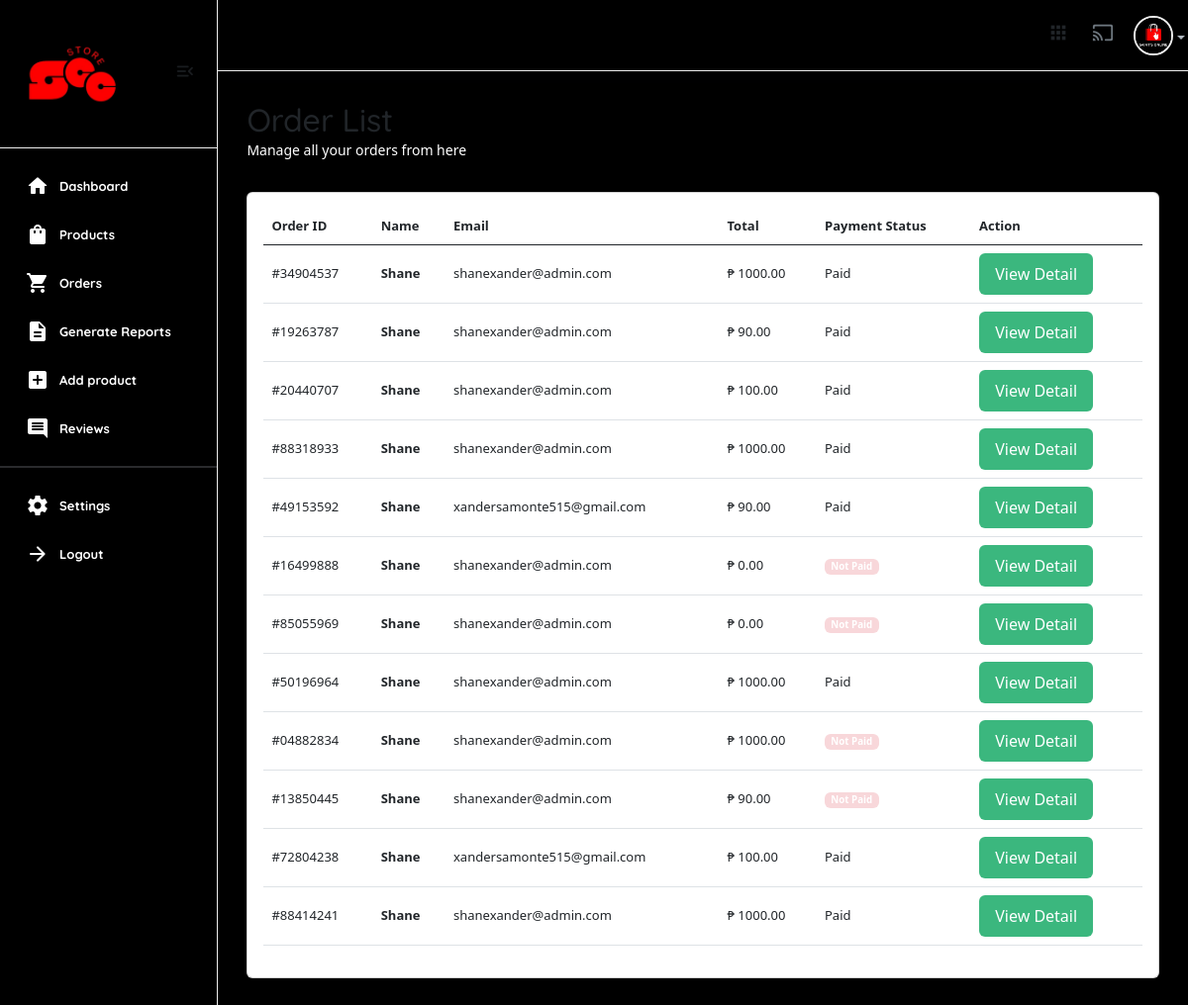
Page /useradmin/orders/ (signed in) on the committed database.
### userauths/models.py (models this page shows, shortened)
class User(AbstractUser):
    email = models.EmailField(unique=True)
    username = models.CharField(max_length=100)
    bio = models.CharField(max_length=100)
    password = models.CharField(max_length=255)
    avatar = models.ImageField(upload_to='image/')
    USERNAME_FIELD = "email"
    REQUIRED_FIELDS = ['username']

class Profile(models.Model):
    user = models.OneToOneField(User, on_delete=models.CASCADE)
    image = models.ImageField(upload_to="image")
    full_name = models.CharField(max_length=200, null=True, blank=True)
    bio = models.CharField(max_length=200, null=True, blank=True)
    phone = models.CharField(max_length=200) # +234 (456) - 789
    address = models.CharField(max_length=200, null=True, blank=True)
    country = models.CharField(max_length=200, null=True, blank=True)
    relative_students = models.ManyToManyField(User, blank=True, related_name='parents', symmetrical=False)
    verified = models.BooleanField(default=False)

### core/models.py (models this page shows)
class CartOrder(models.Model):
    user = models.ForeignKey(User, on_delete=models.CASCADE,)
    full_name = models.CharField(max_length=100, null=True, blank=True)
    email = models.CharField(max_length=100, null=True, blank=True)
    phone = models.CharField(max_length=100, null=True, blank=True)
    address = models.CharField(max_length=100, null=True, blank=True)
    city = models.CharField(max_length=100, null=True, blank=True)
    state = models.CharField(max_length=100, null=True, blank=True)
    country = models.CharField(max_length=100, null=True, blank=True)
    price = models.DecimalField(max_digits=12, decimal_places=2, default="1.99")
    vat = models. DecimalField(max_digits=12, decimal_places=2, default="0.00")
    saved = models.DecimalField(max_digits=12, decimal_places=2, default="0.00")
    coupons = models.ManyToManyField("core.Coupon", blank=True)
    paid_status = models.BooleanField(default=False)
    order_date = models.DateTimeField(auto_now_add=False, null=True, default=timezone.now)
    product_status = models.CharField(choices=STATUS_CHOICES, max_length=30, default="processing")
    sku = ShortUUIDField(null=True, blank=True, length=5, prefix="SKU", max_length=20, alphabet="abcd1234")
    oid = ShortUUIDField(null=True, blank=True, length=8, max_length=20, alphabet="1234567890")
    date = models.DateTimeField(default=timezone.now, null=True, blank=True)
    stripe_payment_intent = models.CharField(max_length=1000, null=True, blank=True)
    class Meta:
        verbose_name_plural = "Cart Order"

### useradmin/views.py (the view)
# urls.py: path("orders/", views.orders, name="orders"),
@user_passes_test(is_admin)
def orders(request):
    orders = CartOrder.objects.all()
    context = {
        'orders':orders,
    }
    return render(request, "useradmin/orders.html", context)

### core/context_processor.py (called while the page is built)
def default(request):
    categories = Category.objects.all()
    vendors = Vendor.objects.all()
    min_max_price = Product.objects.aggregate(Min("price"), Max("price"))
    try:
        address = Address.objects.get(user=request.user)
    except:
        address = None
    return {
        'categories': categories,
        'address':address,
        'vendors': vendors,
        'min_max_price':min_max_price
    }

### useradmin/views.py (called while the page is built)
def is_admin(user):
    return user.groups.filter(name='Staff').exists()

### templates/useradmin/orders.html (shortened to what this page needs)
{% extends 'useradmin/base.html' %}
{% load static %}
{% load humanize %}
{% block content %}
<section class="content-main">
    <div class="content-header">
        <div>
            <h2 class="content-title cards-title">Order List</h2>
            <p>Manage all your orders from here</p>
        </div>
    </div>
    <div class="card mb-4">
        <div class="card-body">
            <div class="table-responsive">
                <table class="table table-hover">
                    <thead>
                            <tr>
                            <th>Order ID</th>
                            <th scope="col">Name</th>
                            <th scope="col">Email</th>
                            <th scope="col">Total</th>
                            <th scope="col">Payment Status</th>
                            <th scope="col">Action</th>
                        </tr>
                    </thead>
                    <tbody>
                        {% for c in orders %}
                            <tr>
                                <td>#{{c.oid}}</td>
                                <td><b>{{c.full_name|title}}</b></td>
                                <td>{{c.email}}</td>
                                <td>₱ {{c.price}}</td>
                                {% if c.paid_status == True %}
                                    <td>Paid</td>
                                {% else %}
                                    <td><span class="badge alert-danger">Not Paid</span></td>
                                {% endif %}
                                <td>
                                    <a href="{% url 'useradmin:order_detail' c.id %}" class="btn btn-md rounded font-sm">View Detail</a>
                                </td>
                            </tr>
                        {% endfor %}
                    </tbody>
                </table>
            </div>
        </div>
    </div>
</section>
{% endblock content %}

### templates/useradmin/base.html (shortened to what this page needs)
{% load static %}
<!DOCTYPE html>
<html lang="en">
    <head>
        <link href="{% static 'assets2/css/main.css' %}" rel="stylesheet" type="text/css" />
        <link rel="stylesheet" href="https://cdnjs.cloudflare.com/ajax/libs/font-awesome/6.0.0/css/all.min.css" />
        <link href="https://cdn.jsdelivr.net/npm/select2@4.0.13/dist/css/select2.min.css" rel="stylesheet" />
        <link href="https://cdn.datatables.net/v/bs5/moment-2.29.4/jszip-3.10.1/dt-2.2.2/af-2.7.0/b-3.2.2/b-html5-3.2.2/b-print-3.2.2/cr-2.0.4/date-1.5.5/fc-5.0.4/fh-4.0.1/kt-2.12.1/r-3.0.4/rg-1.5.1/rr-1.5.0/sc-2.4.3/sb-1.8.2/sp-2.3.3/sl-3.0.0/datatables.min.css" rel="stylesheet">
        <link href="https://cdn.jsdelivr.net/npm/bootstrap@5.0.2/dist/css/bootstrap.min.css" rel="stylesheet">
        <link rel="stylesheet" href="{% static 'css/dataTables.bootstrap4.min.css' %}">
        <link rel="stylesheet" href="https://cdn.datatables.net/buttons/2.4.2/css/buttons.bootstrap4.min.css">
        <link href="https://cdn.jsdelivr.net/npm/bootstrap@5.3.0/dist/css/bootstrap.min.css" rel="stylesheet">
        <link href="https://cdn.jsdelivr.net/npm/bootstrap-icons@1.10.5/font/bootstrap-icons.css" rel="stylesheet">
    </head>
    <body>
        <aside class="navbar-aside" id="offcanvas_aside">
            <div class="aside-top">
                <a href="{% url 'useradmin:dashboard' %}" class="brand-wrap">
                    <img src="{% static 'assets/imgs/theme/owshit.png' %}" class="logo" alt="E-commerce Dashboard" />
                </a>
                <div>
                    <button class="btn btn-icon btn-aside-minimize"><i class="text-muted material-icons md-menu_open"> </i></button>
                </div>
            </div>
            <nav>
                <ul class="menu-aside">
                    <li class="menu-item active">
                        <a class="menu-link" href="{% url 'useradmin:dashboard' %}">
                            <i class="icon material-icons md-home"></i>
                            <span class="text">Dashboard</span>
                        </a>
                    </li>
                    <li class="menu-item">
                        <a class="menu-link" href="{% url 'useradmin:dashboard-products' %}">
                            <i class="icon material-icons md-shopping_bag"></i>
                            <span class="text">Products</span>
                        </a>
                    </li>
                    <li class="menu-item">
                        <a class="menu-link" href="{% url 'useradmin:orders' %}">
                            <i class="icon material-icons md-shopping_cart"></i>
                            <span class="text">Orders</span>
                        </a>
                    </li>
                    <li class="menu-item ">
                        <a class="menu-link" href="{% url 'useradmin:generate-reports' %}">
                            <i class="icon material-icons md-description"></i>
                            <span class="text">Generate Reports</span>
                        </a>
                    </li>
                    <li class="menu-item ">
                        <a class="menu-link" href="{% url 'useradmin:dashboard-add-products' %}">
                            <i class="icon material-icons md-add_box"></i>
                            <span class="text">Add product</span>
                        </a>
                    </li>
                    <li class="menu-item">
                        <a class="menu-link" href="{% url 'useradmin:reviews'%}">
                            <i class="icon material-icons md-comment"></i>
                            <span class="text">Reviews</span>
                        </a>
                    </li>
                </ul>
                <hr />
                <ul class="menu-aside">
                    <li class="menu-item">
                        <a class="menu-link" href="{% url 'useradmin:settings' %}">
                            <i class="icon material-icons md-settings"></i>
                            <span class="text">Settings</span>
                        </a>
                    </li>
                    <li class="menu-item">
                        <a class="menu-link" href="{% url 'userauths:sign-out' %}">
                            <i class="icon material-icons md-arrow_forward"></i>
                            <span class="text">Logout</span>
                        </a>
                    </li>
                </ul>
                <br />
                <br />
            </nav>
        </aside>
        <main class="main-wrap">
             <header class="main-header navbar">
                <div class="col-nav">
                    <button class="btn btn-icon btn-mobile me-auto" data-trigger="#offcanvas_aside"><i class="material-icons md-apps"></i></button>
                    <ul class="nav">
                        <li class="nav-item">
                            <a href="#" class="requestfullscreen nav-link btn-icon"><i class="material-icons md-cast"></i></a>
                        </li>
                        <li class="dropdown nav-item">
                            <a class="dropdown-toggle" data-bs-toggle="dropdown" href="#" id="dropdownAccount" aria-expanded="false">
                                {% if request.user.profile.image %}
                                <img class="img-xs rounded-circle" src="{{request.user.profile.image.url}}" alt="User" />
                                {% else %}
                                <img class="img-xs rounded-circle" src="https://www.shutterstock.com/image-vector/vector-flat-illustration-grayscale-avatar-600nw-2281862025.jpg" alt="User" />
                                {% endif %}
                            </a>
                        </li>
                    </ul>
                </div>
            </header>
            {% block content %}
            {% endblock content %}
        </main>
    </body>
</html>

### rows in the picture
User: user.profile.image (picture)
CartOrder: oid "34904537", full_name "Shane", email "shanexander@admin.com", price "1000.00", paid_status "Paid"
CartOrder: oid "19263787", full_name "Shane", email "shanexander@admin.com", price "90.00", paid_status "Paid"
CartOrder: oid "20440707", full_name "Shane", email "shanexander@admin.com", price "100.00", paid_status "Paid"
CartOrder: oid "88318933", full_name "Shane", email "shanexander@admin.com", price "1000.00", paid_status "Paid"
CartOrder: oid "49153592", full_name "Shane", email "xandersamonte515@gmail.com", price "90.00", paid_status "Paid"
CartOrder: oid "16499888", full_name "Shane", email "shanexander@admin.com", price "0.00", paid_status "Not Paid"
CartOrder: oid "85055969", full_name "Shane", email "shanexander@admin.com", price "0.00", paid_status "Not Paid"
CartOrder: oid "50196964", full_name "Shane", email "shanexander@admin.com", price "1000.00", paid_status "Paid"
CartOrder: oid "04882834", full_name "Shane", email "shanexander@admin.com", price "1000.00", paid_status "Not Paid"
CartOrder: oid "13850445", full_name "Shane", email "shanexander@admin.com", price "90.00", paid_status "Not Paid"
CartOrder: oid "72804238", full_name "Shane", email "xandersamonte515@gmail.com", price "100.00", paid_status "Paid"
CartOrder: oid "88414241", full_name "Shane", email "shanexander@admin.com", price "1000.00", paid_status "Paid"
